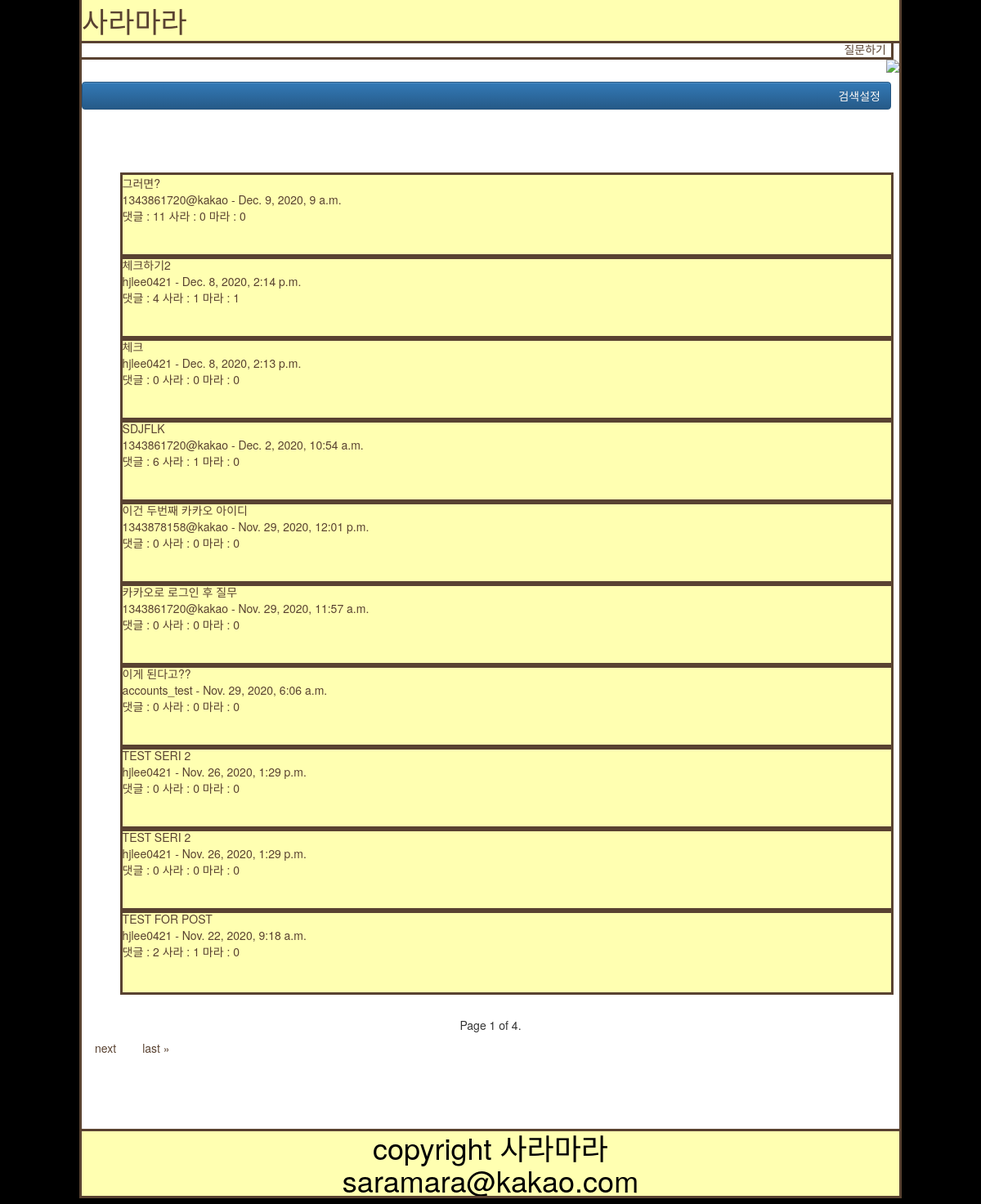
The app's page /, older data.
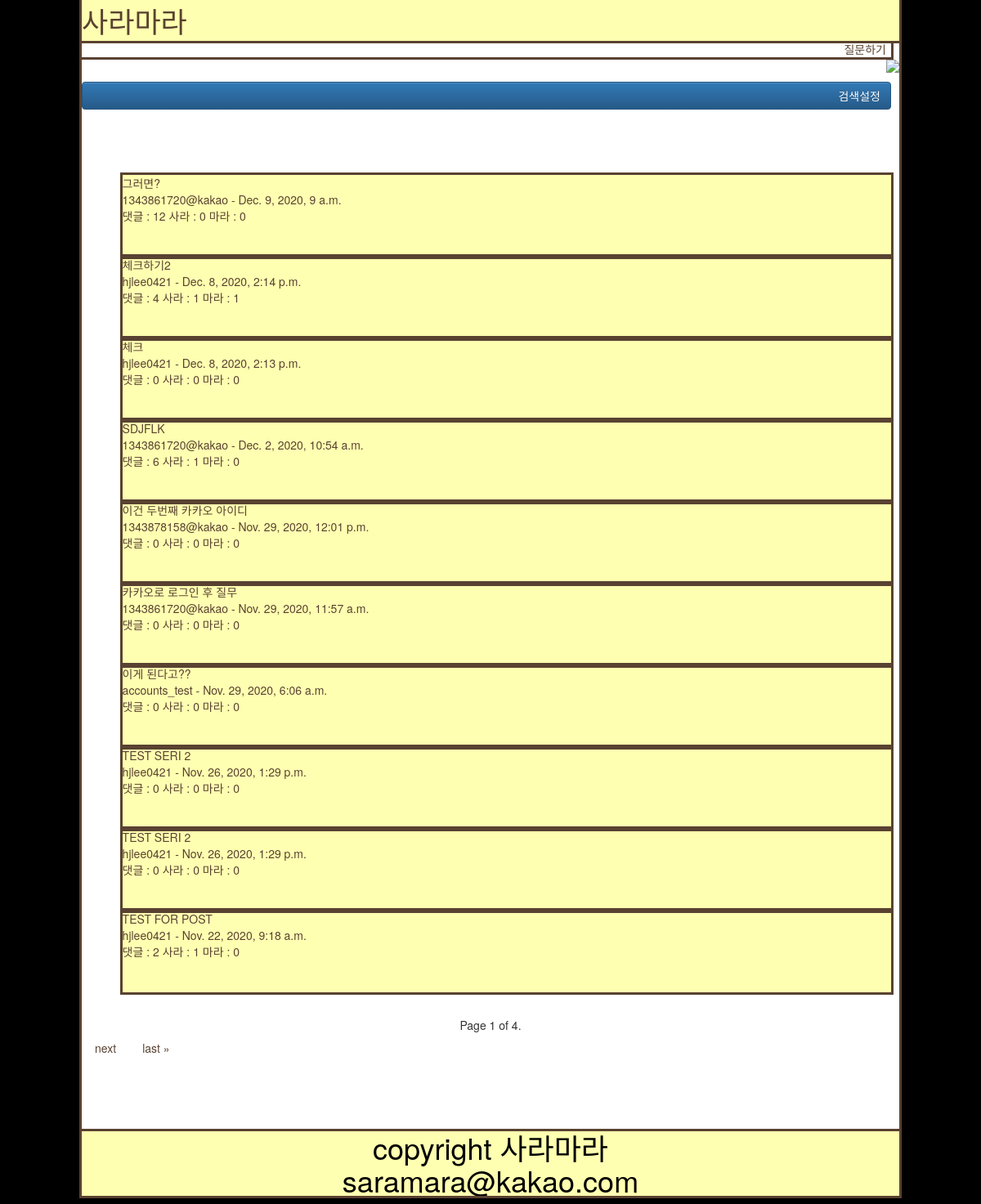
The same page, newer data.
### posts/models.py (models this page shows, shortened)
class Post(models.Model):
    author = models.ForeignKey(
        settings.AUTH_USER_MODEL, on_delete=models.CASCADE)  # settings.py 에 AUTH_USER_MODEL 확인 추천!
    title = models.CharField(max_length=128)
    price = models.CharField(max_length=128, blank=True, null=True)
    brand = models.CharField(max_length=128, blank=True, null=True)
    link = models.CharField(
        max_length=128, blank=True, null=True)
    pub_date = models.DateTimeField(auto_now_add=True,
                                    verbose_name='date published')
    sara = models.TextField(blank=True, null=True)
    mara = models.TextField(blank=True, null=True)
    sara_cnt = models.IntegerField(default=0)
    mara_cnt = models.IntegerField(default=0)
    comment_cnt = models.IntegerField(default=0)
    view_cnt = models.IntegerField(default=0)
    ckcontent = RichTextUploadingField(blank=True, null=True)
    CATEGORY_CHOICES = (
        ('상의', '상의'),
        ('하의', '하의'),
        ('신발', '신발'),
        ('기타', '기타'),
    )
    category = models.CharField(
        max_length=128, choices=CATEGORY_CHOICES, default='상의', null=False)
    class Meta:
        ordering = ['-id']

class User(AbstractUser):
    kakao_unique_id = models.CharField(
        max_length=128, blank=True, null=True, default="")
    kakao_access_token = models.CharField(
        max_length=128, blank=True, null=True, default="")
    profile_image = models.ImageField(
        blank=True, null=True, upload_to='profile_image', default="C:\django_project\django_project\media\profile_image\saramara_defaults.jpg")
    gender = models.CharField(
        max_length=128, blank=True, null=True, default="")
    email = models.EmailField(
        max_length=128, blank=True, null=True, default="")
    birthday = models.CharField(
        max_length=128, blank=True, null=True, default="0101")
    birthyear = models.CharField(
        max_length=128, blank=True, null=True, default=str(randint(1950, 2010)))

### posts/views.py (the view)
# urls.py: path('', views.IndexView.as_view(), name='index'),
class IndexView(generic.ListView):
    model = Post
    template_name = 'posts/index.html'
    context_object_name = 'post_objects'
    paginate_by = 10
    def get(self, request, *args, **kwargs):
        timerange = request.GET.get('timerange')
        timerange_list = ['1일', '7일', '30일']
        drone = request.GET.get('drone')
        drone_list = ['view_cnt', 'comment_cnt', 'sara_cnt', 'mara_cnt']
        category = request.GET.get('category')
        category_list = ['상의', '하의', '신발', '기타']
        keyword = request.GET.get('keyword')
        if timerange in timerange_list:
            self.queryset = self.get_queryset().filter(
                pub_date__gte=datetime.now()-timedelta(days=int(timerange[:-1])))
        if category in category_list:
            self.queryset = self.get_queryset().filter(category=category)
        if keyword:
            self.queryset = self.get_queryset().filter(Q(title__icontains=keyword)
                                                       | Q(ckcontent__icontains=keyword))
        if drone in drone_list:
            self.queryset = self.get_queryset().order_by('-'+drone)
        return super(IndexView, self).get(request, *args, **kwargs)

### posts/context_processors.py (called while the page is built)
def kakao_login_key(request):
    return {'javascript_sdk_key': str(secrets["kakao"]["javascript_key"])}

### posts/templates/posts/index.html (shortened to what this page needs)
{% extends 'posts/base.html' %} {% block content %}
<div class="ask-list">
  {% if user.is_authenticated %}
  <a href="{% url 'posts:ask' %}">질문하기</a>
  {% comment %} forward to ask page {% endcomment %} {% else %}
  <a href="{% url 'posts:signin' %}">질문하기</a>
   {% endif %}
</div>
<input
  type="submit"
  class="btn btn-primary"
  id="search-button"
  value="검색설정"
  style="text-align: right; width: 99%"
/>
<br /><br /><br /><br />
<br />
<div class="items-wrap">
  {% if post_objects %}
  <ul>
    {% for post in post_objects %}
    <a href="{% url 'posts:detail' post.id %}"
      ><div class="single-item" style="font-size: 100%; height: 100px">
        {{post.title|upper}} <br />
        {{post.author}} - {{post.pub_date}}<br />
        댓글 : {{post.comment_cnt}} 사라 : {{post.sara_cnt}} 마라 :
        {{post.mara_cnt}} <br />
      </div>
    </a>
    {% endfor %}
  </ul>
  {% else %}
  <p>no posts are available</p>
  {% endif %}
</div>
<div class="pagination" style="height: 100px; width: 1000px">
  <div class="step-links">
    <div class="current">
      Page {{ page_obj.number }} of {{ page_obj.paginator.num_pages }}.
    </div>
    {% if page_obj.has_next %}
    <a href="?page={{ page_obj.next_page_number }}">next</a>
    <a href="?page={{ page_obj.paginator.num_pages }}">last &raquo;</a>
    {% endif %}
  </div>
</div>
{% endblock %}

### posts/templates/posts/base.html (shortened to what this page needs)
<!DOCTYPE html>
<html>
  <head>
    {% load static %}
    <link
      rel="stylesheet"
      type="text/css"
      href="{% static 'posts/style.css' %}"
    />
    <link
      rel="stylesheet"
      href="//maxcdn.bootstrapcdn.com/bootstrap/3.2.0/css/bootstrap.min.css"
    />
    <link
      rel="stylesheet"
      href="//maxcdn.bootstrapcdn.com/bootstrap/3.2.0/css/bootstrap-theme.min.css"
    />
  </head>
  <body style="background-color: black;">
    <div class="mylayout" style="background-color: white;">
      <header>
        <a href="{% url 'posts:index' %}">사라마라</a>
        <br/>
        {% if user.is_authenticated %}
          <a href="{% url 'posts:mypage' %}">
            <img src="{{ user.profile_image.url }}" width="30" height="30" />
            <h2 style="font-size: 2rem;"> {{ user.username}} </h2>
            {% comment %} <div style="font-size: 2rem;"> {{ user.username}} </div> {% endcomment %}
          </a>
          {% comment %} <a style="font-size: 2rem;" href="{% url 'posts:signout' %}">로그아웃</a> {% endcomment %}
          <Button style="font-size: 2rem;" onclick="javascript:logoutWithKakao()">카카오Logout</Button>
          {% comment %} <Button onclick="javascript:unlinkWithKakao()">카카오Unlink</Button> {% endcomment %}
          {% comment %} <button class="api-btn" onclick="unlinkApp()">앱 탈퇴하기</button> {% endcomment %}
          {% comment %} <a style="font-size: 2rem;" href="{% url 'posts:ask' %}">물어보기</a> {% endcomment %}
          {% comment %}
          <p style="float: right;">
            <div style="font-size: 2rem; color: green; display: inline; float: right;"> {{ user.username }} 님 환영합니다.
                <small>(<a href="{% url 'posts:signout' %}">LogOut</a>)</small>
                &nbsp;&nbsp;
            </div>
          </p> {% endcomment %}
        {% else %}
          <div style="float: right;">
          <a id="custom-login-btn" href="javascript:loginWithKakao()">
            <img src="//k.kakaocdn.net/14/dn/btqCn0WEmI3/nijroPfbpCa4at5EIsjyf0/o.jpg" width="150"/>
          </a>
        </div>
        {% endif %}
      </header>
      {% block content %}
      {% endblock %}
      <footer>
        <h1>copyright 사라마라<br/>
        saramara@kakao.com</h1>
      </footer>
    </div>
  </body>
</html>

### posts/static/posts/style.css (style rules this page uses)
body { display: block; margin: 1%; background-color: #000000; }
h1 { outline-style: solid; outline-color: #594231; background-color: #ffffb1; display: block; font-size: 2em; margin: 0 auto; }
header { outline-style: solid; outline-color: #594231; background-color: #ffffb1; text-align: left; font-size: 35px; position: relative; }
.mylayout { outline-style: solid; outline-color: #594231; position: relative; width: 100%; max-width: 1000px; margin: 0 auto; }
footer { outline-style: solid; outline-color: #594231; text-align: center; font-size: 20px; color: black; position: relative; width: 100%; max-width: 1000px; margin: auto; z-index: 1; }
.ask-list { outline-style: solid; outline-color: #594231; text-align: right; width: 99%; }
.items-wrap { margin: 0 auto; }
.single-item { outline-style: solid; outline-color: #594231; background-color: #ffffb1; height: 100px; width: 98%; max-width: 1000px; display: block; font-size: 2em; margin: 0 auto; }
.pagination { margin: 0 auto; text-align: center; display: inline-block; }
.pagination a { color: black; float: left; padding: 8px 16px; text-decoration: none; }
a { color: #594231; text-decoration: none; }
a:link { color: #594231; text-decoration: none; }

Row changes from the older to the newer data that the page shows:
changed Post "그러면?": comment_cnt "11" → "12"
